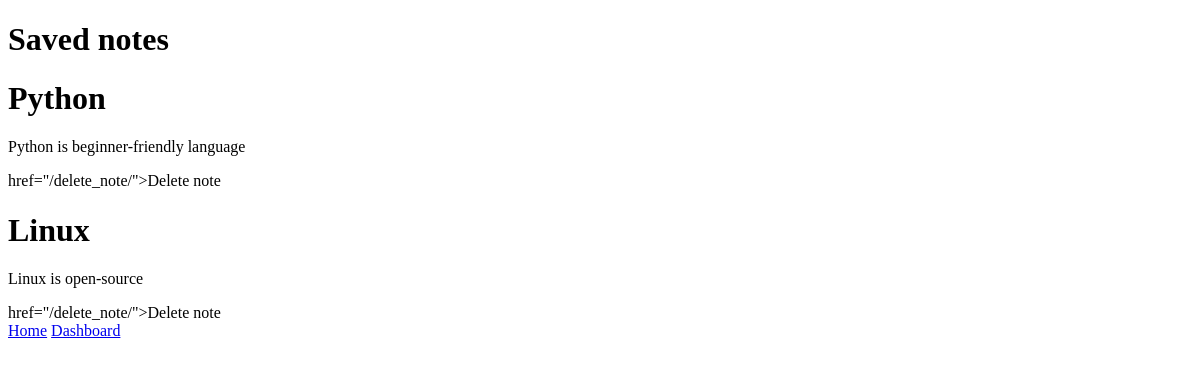
Page /view_notes on the earlier database version.
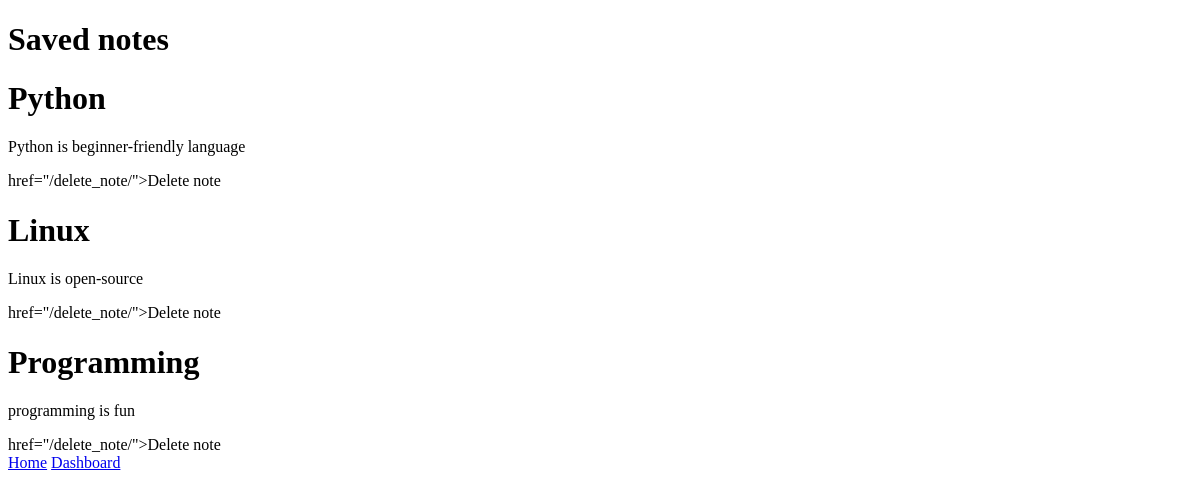
Same page on the later database version.
### app.py (models this page shows)
class Notes(db.Model):
    notes_id=db.Column(db.Integer,primary_key=True)
    title=db.Column(db.String(50),nullable=False)
    body=db.Column(db.Text,nullable=False)
    user_id=db.Column(db.Integer,db.ForeignKey("user.id"))
    author=db.relationship("User",back_populates="notes")

### app.py (the view)
@app.route('/view_notes',methods=["POST","GET"])
def view_notes():
    notes=Notes.query.all()
    return render_template("view_notes.html",notes=notes)

### templates/view_notes.html (shortened to what this page needs)
<!DOCTYPE html>
<html lang="en">
<head>
</head>
<body>
    <h1>Saved notes</h1>
    <div>
        {%for saved_note in notes%}
        <div>
        <h1>{{saved_note.title}}</h1>
        <p>{{saved_note.body}}</p>
        <a>href="/delete_note/{{notes.id}}">Delete note</a>
        </div>
        {%endfor%}
    </div>
        <a href="{{url_for('home')}}">Home</a>
    <a href="{{url_for('dashboard')}}">Dashboard</a>
</body>
</html>

Differences in the rows shown:
added Notes: title "Programming", body "programming is fun"
